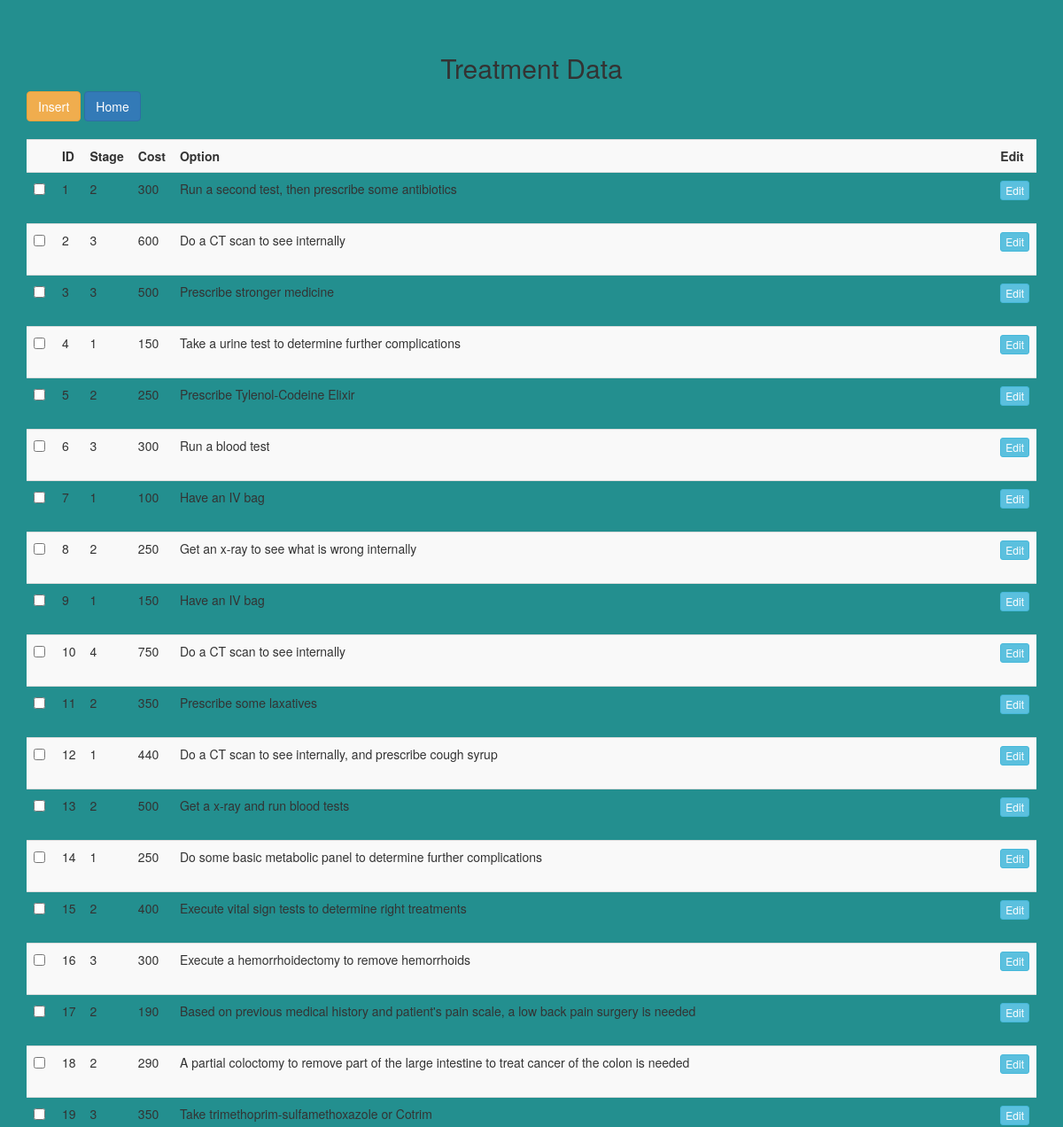
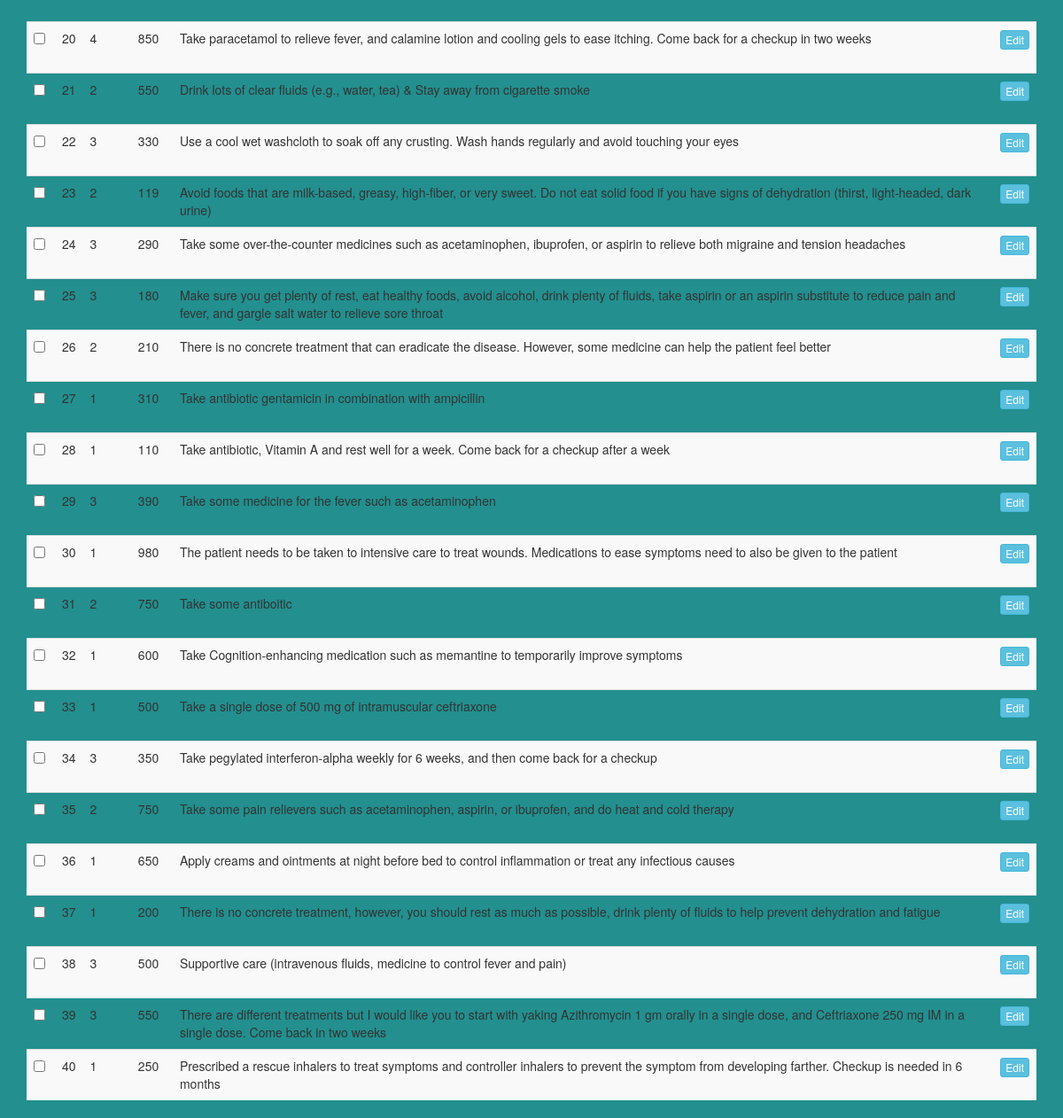
The page /Doctor_credential/dtreatment.php on the database its author committed (2 pictures, top to bottom).
### tables this page shows
CREATE TABLE Treatment(
    Treatment_ID INT NOT NULL,
    Treatment_stage INT NOT NULL,
    Treatment_cost VARCHAR(255) NOT NULL,
    Treatment_option VARCHAR(255) NOT NULL,

    primary key(Treatment_ID));

### Doctor_credential/dtreatment.php (the view, shortened to what this page needs)
<?php
include '../connection.php';
$query = "SELECT * FROM Treatment";
$result = mysqli_query($connection, $query);
?>
<!DOCTYPE html>
<html>
<head>
    <link rel="stylesheet" href="https://maxcdn.bootstrapcdn.com/font-awesome/4.7.0/css/font-awesome.min.css">
    <link rel="stylesheet" href="https://maxcdn.bootstrapcdn.com/bootstrap/3.3.7/css/bootstrap.min.css">
    <link rel="stylesheet" href="../css/registrationStyle.css">
</head>
<body>
    <br /><br />
    <div class="container">
        <h2 align="center">Treatment Data</h2>
        <div class="table-wrapper">
            <div class="table-title">
                <div class="row">
                    <div class="col-sm-6">
                        <a type="button" name="add" id="add" class="btn btn-warning" href="../Doctor_tables/treatmentInsert.php"
                            data-target="#add_data_Modal">Insert</a>
                        <a type="button" class="btn btn-primary" href="../roles/doctor.php">Home</a>
                    </div>
                </div>
            </div>
            <br />
            <div id="user">
                <table class="table table-striped table-hover">
                    <tr>
                        <th>
                        </th>
                        <th>ID</th>
                        <th>Stage</th>
                        <th>Cost</th>
                        <th>Option</th>
                        <th>Edit</th>
                    </tr>
                    <?php
                    while ($row = mysqli_fetch_array($result)) {
                    ?>
                    <tr>
                        <td>
                            <span class="custom-checkbox">
                                <input type="checkbox" id="checkbox1" name="checkbox"
                                    value="<?php echo $row["Treatment_ID"]; ?>">
                            </span>
                        </td>
                        <td><?php echo $row["Treatment_ID"]; ?></td>
                        <td><?php echo $row["Treatment_stage"]; ?></td>
                        <td><?php echo $row["Treatment_cost"]; ?></td>
                        <td><?php echo $row["Treatment_option"]; ?></td>
                        <td><a type="button" name="edit" value="Edit" href="../Doctor_tables/treatmentUpdate.php"
                                class="btn btn-info btn-xs edit_data">Edit</a></td>
                    </tr>
                    <?php
                    }
                    ?>
                </table>
            </div>
        </div>
    </div>
</body>
</html>

### css/registrationStyle.css (style rules this page uses)
body { background: rgb(35, 143, 143); }

### rows shown on the page
treatment: Treatment_ID "1", Treatment_stage "2", Treatment_cost "300", Treatment_option "Run a second test, then prescribe some antibiotics"
treatment: Treatment_ID "2", Treatment_stage "3", Treatment_cost "600", Treatment_option "Do a CT scan to see internally"
treatment: Treatment_ID "3", Treatment_stage "3", Treatment_cost "500", Treatment_option "Prescribe stronger medicine"
treatment: Treatment_ID "4", Treatment_stage "1", Treatment_cost "150", Treatment_option "Take a urine test to determine further complications"
treatment: Treatment_ID "5", Treatment_stage "2", Treatment_cost "250", Treatment_option "Prescribe Tylenol-Codeine Elixir"
treatment: Treatment_ID "6", Treatment_stage "3", Treatment_cost "300", Treatment_option "Run a blood test"
treatment: Treatment_ID "7", Treatment_stage "1", Treatment_cost "100", Treatment_option "Have an IV bag"
treatment: Treatment_ID "8", Treatment_stage "2", Treatment_cost "250", Treatment_option "Get an x-ray to see what is wrong internally"
treatment: Treatment_ID "9", Treatment_stage "1", Treatment_cost "150", Treatment_option "Have an IV bag"
treatment: Treatment_ID "10", Treatment_stage "4", Treatment_cost "750", Treatment_option "Do a CT scan to see internally"
treatment: Treatment_ID "11", Treatment_stage "2", Treatment_cost "350", Treatment_option "Prescribe some laxatives"
treatment: Treatment_ID "12", Treatment_stage "1", Treatment_cost "440", Treatment_option "Do a CT scan to see internally, and prescribe cough syrup"
treatment: Treatment_ID "13", Treatment_stage "2", Treatment_cost "500", Treatment_option "Get a x-ray and run blood tests"
treatment: Treatment_ID "14", Treatment_stage "1", Treatment_cost "250", Treatment_option "Do some basic metabolic panel to determine further complications"
treatment: Treatment_ID "15", Treatment_stage "2", Treatment_cost "400", Treatment_option "Execute vital sign tests to determine right treatments"
treatment: Treatment_ID "16", Treatment_stage "3", Treatment_cost "300", Treatment_option "Execute a hemorrhoidectomy to remove hemorrhoids"
treatment: Treatment_ID "17", Treatment_stage "2", Treatment_cost "190", Treatment_option "Based on previous medical history and patient's pain scale, a low back pain surgery is needed"
treatment: Treatment_ID "18", Treatment_stage "2", Treatment_cost "290", Treatment_option "A partial coloctomy to remove part of the large intestine to treat cancer of the colon is needed"
treatment: Treatment_ID "19", Treatment_stage "3", Treatment_cost "350", Treatment_option "Take trimethoprim-sulfamethoxazole or Cotrim"
treatment: Treatment_ID "20", Treatment_stage "4", Treatment_cost "850", Treatment_option "Take paracetamol to relieve fever, and calamine lotion and cooling gels to ease itching. Come back for a checkup in two weeks"
treatment: Treatment_ID "21", Treatment_stage "2", Treatment_cost "550", Treatment_option "Drink lots of clear fluids (e.g., water, tea) & Stay away from cigarette smoke"
treatment: Treatment_ID "22", Treatment_stage "3", Treatment_cost "330", Treatment_option "Use a cool wet washcloth to soak off any crusting. Wash hands regularly and avoid touching your eyes"
treatment: Treatment_ID "23", Treatment_stage "2", Treatment_cost "119", Treatment_option "Avoid foods that are milk-based, greasy, high-fiber, or very sweet. Do not eat solid food if you have signs of dehydration (thirst, light-headed, dark urine)"
treatment: Treatment_ID "24", Treatment_stage "3", Treatment_cost "290", Treatment_option "Take some over-the-counter medicines such as acetaminophen, ibuprofen, or aspirin to relieve both migraine and tension headaches"
treatment: Treatment_ID "25", Treatment_stage "3", Treatment_cost "180", Treatment_option "Make sure you get plenty of rest, eat healthy foods, avoid alcohol, drink plenty of fluids, take aspirin or an aspirin substitute to reduce pain and fever, and gargle salt water to relieve sore throat"
treatment: Treatment_ID "26", Treatment_stage "2", Treatment_cost "210", Treatment_option "There is no concrete treatment that can eradicate the disease. However, some medicine can help the patient feel better"
treatment: Treatment_ID "27", Treatment_stage "1", Treatment_cost "310", Treatment_option "Take antibiotic gentamicin in combination with ampicillin"
treatment: Treatment_ID "28", Treatment_stage "1", Treatment_cost "110", Treatment_option "Take antibiotic, Vitamin A and rest well for a week. Come back for a checkup after a week"
treatment: Treatment_ID "29", Treatment_stage "3", Treatment_cost "390", Treatment_option "Take some medicine for the fever such as acetaminophen"
treatment: Treatment_ID "30", Treatment_stage "1", Treatment_cost "980", Treatment_option "The patient needs to be taken to intensive care to treat wounds. Medications to ease symptoms need to also be given to the patient"
treatment: Treatment_ID "31", Treatment_stage "2", Treatment_cost "750", Treatment_option "Take some antiboitic"
treatment: Treatment_ID "32", Treatment_stage "1", Treatment_cost "600", Treatment_option "Take Cognition-enhancing medication such as memantine to temporarily improve symptoms"
treatment: Treatment_ID "33", Treatment_stage "1", Treatment_cost "500", Treatment_option "Take a single dose of 500 mg of intramuscular ceftriaxone"
treatment: Treatment_ID "34", Treatment_stage "3", Treatment_cost "350", Treatment_option "Take pegylated interferon-alpha weekly for 6 weeks, and then come back for a checkup"
treatment: Treatment_ID "35", Treatment_stage "2", Treatment_cost "750", Treatment_option "Take some pain relievers such as acetaminophen, aspirin, or ibuprofen, and do heat and cold therapy"
treatment: Treatment_ID "36", Treatment_stage "1", Treatment_cost "650", Treatment_option "Apply creams and ointments at night before bed to control inflammation or treat any infectious causes"
treatment: Treatment_ID "37", Treatment_stage "1", Treatment_cost "200", Treatment_option "There is no concrete treatment, however, you should rest as much as possible, drink plenty of fluids to help prevent dehydration and fatigue"
treatment: Treatment_ID "38", Treatment_stage "3", Treatment_cost "500", Treatment_option "Supportive care (intravenous fluids, medicine to control fever and pain)"
treatment: Treatment_ID "39", Treatment_stage "3", Treatment_cost "550", Treatment_option "There are different treatments but I would like you to start with yaking Azithromycin 1 gm orally in a single dose, and Ceftriaxone 250 mg IM in a single dose. Come back in two weeks"
treatment: Treatment_ID "40", Treatment_stage "1", Treatment_cost "250", Treatment_option "Prescribed a rescue inhalers to treat symptoms and controller inhalers to prevent the symptom from developing farther. Checkup is needed in 6 months"
